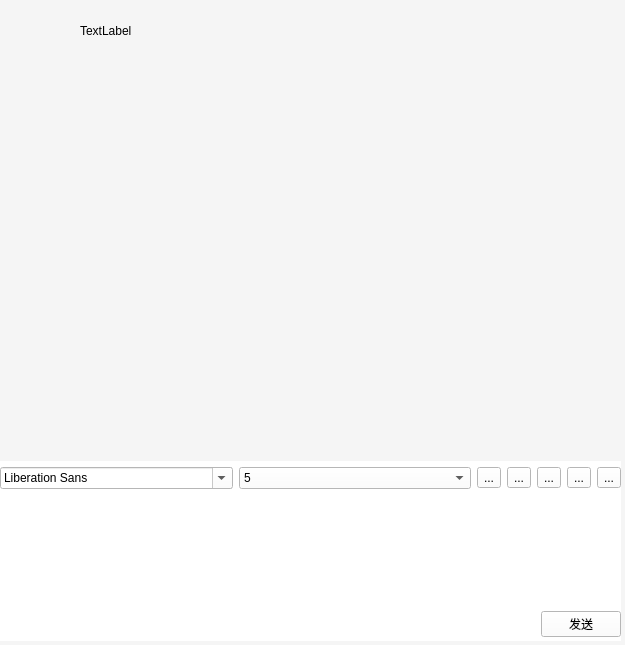
<?xml version="1.0" encoding="UTF-8"?>
<ui version="4.0">
 <class>ChatWindow</class>
 <widget class="QWidget" name="ChatWindow">
  <property name="enabled">
   <bool>true</bool>
  </property>
  <property name="geometry">
   <rect>
    <x>0</x>
    <y>0</y>
    <width>625</width>
    <height>645</height>
   </rect>
  </property>
  <property name="minimumSize">
   <size>
    <width>625</width>
    <height>531</height>
   </size>
  </property>
  <property name="maximumSize">
   <size>
    <width>625</width>
    <height>645</height>
   </size>
  </property>
  <property name="windowTitle">
   <string>Form</string>
  </property>
  <property name="styleSheet">
   <string notr="true">QToolButton{
background-color: rgba(255, 255, 255, 0);}

*{
	background-color: #f5f5f5;
}</string>
  </property>
  <widget class="QWidget" name="widget_7" native="true">
   <property name="geometry">
    <rect>
     <x>0</x>
     <y>50</y>
     <width>621</width>
     <height>591</height>
    </rect>
   </property>
   <layout class="QVBoxLayout" name="verticalLayout_3">
    <property name="leftMargin">
     <number>0</number>
    </property>
    <property name="topMargin">
     <number>0</number>
    </property>
    <property name="rightMargin">
     <number>0</number>
    </property>
    <property name="bottomMargin">
     <number>0</number>
    </property>
    <item>
     <widget class="QWidget" name="widget_4" native="true">
      <layout class="QVBoxLayout" name="verticalLayout_2">
       <property name="leftMargin">
        <number>0</number>
       </property>
       <property name="topMargin">
        <number>0</number>
       </property>
       <property name="rightMargin">
        <number>0</number>
       </property>
       <property name="bottomMargin">
        <number>0</number>
       </property>
       <item>
        <widget class="QWidget" name="widget_2" native="true">
         <layout class="QVBoxLayout" name="verticalLayout">
          <property name="leftMargin">
           <number>0</number>
          </property>
          <property name="topMargin">
           <number>0</number>
          </property>
          <property name="rightMargin">
           <number>0</number>
          </property>
          <property name="bottomMargin">
           <number>0</number>
          </property>
          <item>
           <widget class="QTextBrowser" name="msgBrowser">
            <property name="styleSheet">
             <string notr="true">
background-color: #f5f5f5;</string>
            </property>
            <property name="frameShape">
             <enum>QFrame::NoFrame</enum>
            </property>
           </widget>
          </item>
          <item>
           <widget class="QWidget" name="widget" native="true">
            <property name="maximumSize">
             <size>
              <width>16777215</width>
              <height>180</height>
             </size>
            </property>
            <property name="styleSheet">
             <string notr="true">background-color: rgb(255, 255, 255);</string>
            </property>
            <layout class="QVBoxLayout" name="verticalLayout_4">
             <property name="leftMargin">
              <number>0</number>
             </property>
             <property name="topMargin">
              <number>0</number>
             </property>
             <property name="rightMargin">
              <number>0</number>
             </property>
             <property name="bottomMargin">
              <number>0</number>
             </property>
             <item>
              <widget class="QWidget" name="widget_3" native="true">
               <property name="styleSheet">
                <string notr="true">background-color: rgb(255, 255, 255);</string>
               </property>
               <layout class="QHBoxLayout" name="horizontalLayout">
                <property name="spacing">
                 <number>6</number>
                </property>
                <property name="leftMargin">
                 <number>0</number>
                </property>
                <property name="topMargin">
                 <number>0</number>
                </property>
                <property name="rightMargin">
                 <number>0</number>
                </property>
                <property name="bottomMargin">
                 <number>0</number>
                </property>
                <item>
                 <widget class="QFontComboBox" name="fontCbx">
                  <property name="enabled">
                   <bool>true</bool>
                  </property>
                  <property name="styleSheet">
                   <string notr="true">QFontComboBox{
	
	background-color: rgb(255, 255, 255);
}</string>
                  </property>
                 </widget>
                </item>
                <item>
                 <widget class="QComboBox" name="sizeCbx">
                  <property name="styleSheet">
                   <string notr="true">QComboBox{
	
	background-color: rgb(255, 255, 255);
}</string>
                  </property>
                  <item>
                   <property name="text">
                    <string>5</string>
                   </property>
                  </item>
                  <item>
                   <property name="text">
                    <string>6</string>
                   </property>
                  </item>
                  <item>
                   <property name="text">
                    <string>7</string>
                   </property>
                  </item>
                  <item>
                   <property name="text">
                    <string>8</string>
                   </property>
                  </item>
                  <item>
                   <property name="text">
                    <string>9</string>
                   </property>
                  </item>
                  <item>
                   <property name="text">
                    <string>10</string>
                   </property>
                  </item>
                  <item>
                   <property name="text">
                    <string>11</string>
                   </property>
                  </item>
                  <item>
                   <property name="text">
                    <string>12</string>
                   </property>
                  </item>
                 </widget>
                </item>
                <item>
                 <widget class="QToolButton" name="boldTBtn">
                  <property name="toolTip">
                   <string>加粗</string>
                  </property>
                  <property name="styleSheet">
                   <string notr="true"/>
                  </property>
                  <property name="text">
                   <string>...</string>
                  </property>
                  <property name="icon">
                   <iconset resource="res.qrc">
                    <normaloff>:/image/bolder.png</normaloff>:/image/bolder.png</iconset>
                  </property>
                  <property name="checkable">
                   <bool>true</bool>
                  </property>
                 </widget>
                </item>
                <item>
                 <widget class="QToolButton" name="italicTbtn">
                  <property name="toolTip">
                   <string>倾斜</string>
                  </property>
                  <property name="text">
                   <string>...</string>
                  </property>
                  <property name="icon">
                   <iconset resource="res.qrc">
                    <normaloff>:/image/italic.png</normaloff>:/image/italic.png</iconset>
                  </property>
                  <property name="checkable">
                   <bool>true</bool>
                  </property>
                 </widget>
                </item>
                <item>
                 <widget class="QToolButton" name="underlineTBtn">
                  <property name="toolTip">
                   <string>下划线</string>
                  </property>
                  <property name="text">
                   <string>...</string>
                  </property>
                  <property name="icon">
                   <iconset resource="res.qrc">
                    <normaloff>:/image/underline.png</normaloff>:/image/underline.png</iconset>
                  </property>
                  <property name="checkable">
                   <bool>true</bool>
                  </property>
                 </widget>
                </item>
                <item>
                 <widget class="QToolButton" name="colorTBtn">
                  <property name="toolTip">
                   <string>颜色</string>
                  </property>
                  <property name="text">
                   <string>...</string>
                  </property>
                  <property name="icon">
                   <iconset resource="res.qrc">
                    <normaloff>:/image/color.png</normaloff>:/image/color.png</iconset>
                  </property>
                 </widget>
                </item>
                <item>
                 <widget class="QToolButton" name="clearTBtn">
                  <property name="toolTip">
                   <string>清空</string>
                  </property>
                  <property name="text">
                   <string>...</string>
                  </property>
                  <property name="icon">
                   <iconset resource="res.qrc">
                    <normaloff>:/image/clear.png</normaloff>:/image/clear.png</iconset>
                  </property>
                 </widget>
                </item>
               </layout>
              </widget>
             </item>
             <item>
              <widget class="QWidget" name="widget_5" native="true">
               <property name="maximumSize">
                <size>
                 <width>16777215</width>
                 <height>100</height>
                </size>
               </property>
               <layout class="QHBoxLayout" name="horizontalLayout_2">
                <property name="leftMargin">
                 <number>0</number>
                </property>
                <property name="topMargin">
                 <number>0</number>
                </property>
                <property name="rightMargin">
                 <number>0</number>
                </property>
                <property name="bottomMargin">
                 <number>0</number>
                </property>
                <item>
                 <widget class="QTextEdit" name="msgtxtEdit">
                  <property name="maximumSize">
                   <size>
                    <width>16777215</width>
                    <height>100</height>
                   </size>
                  </property>
                  <property name="frameShape">
                   <enum>QFrame::NoFrame</enum>
                  </property>
                 </widget>
                </item>
               </layout>
              </widget>
             </item>
             <item>
              <widget class="QWidget" name="widget_9" native="true">
               <layout class="QVBoxLayout" name="verticalLayout_5">
                <property name="leftMargin">
                 <number>0</number>
                </property>
                <property name="topMargin">
                 <number>0</number>
                </property>
                <property name="rightMargin">
                 <number>0</number>
                </property>
                <property name="bottomMargin">
                 <number>0</number>
                </property>
                <item>
                 <layout class="QHBoxLayout" name="horizontalLayout_4">
                  <item>
                   <spacer name="horizontalSpacer">
                    <property name="orientation">
                     <enum>Qt::Horizontal</enum>
                    </property>
                    <property name="sizeHint" stdset="0">
                     <size>
                      <width>40</width>
                      <height>20</height>
                     </size>
                    </property>
                   </spacer>
                  </item>
                  <item>
                   <widget class="QPushButton" name="sendBtn">
                    <property name="text">
                     <string>发送</string>
                    </property>
                   </widget>
                  </item>
                 </layout>
                </item>
               </layout>
              </widget>
             </item>
            </layout>
           </widget>
          </item>
         </layout>
        </widget>
       </item>
      </layout>
     </widget>
    </item>
   </layout>
  </widget>
  <widget class="QLabel" name="label">
   <property name="geometry">
    <rect>
     <x>10</x>
     <y>10</y>
     <width>51</width>
     <height>41</height>
    </rect>
   </property>
   <property name="styleSheet">
    <string notr="true">
image: url(:/image/1.jpg);</string>
   </property>
   <property name="text">
    <string/>
   </property>
  </widget>
  <widget class="QLabel" name="label_2">
   <property name="geometry">
    <rect>
     <x>80</x>
     <y>20</y>
     <width>231</width>
     <height>21</height>
    </rect>
   </property>
   <property name="styleSheet">
    <string notr="true">color: rgb(0, 0, 0);
background-color: rgba(255, 255, 255, 0);
font:1000 12pt</string>
   </property>
   <property name="text">
    <string>TextLabel</string>
   </property>
  </widget>
 </widget>
 <resources>
  <include location="res.qrc"/>
 </resources>
 <connections/>
</ui>
